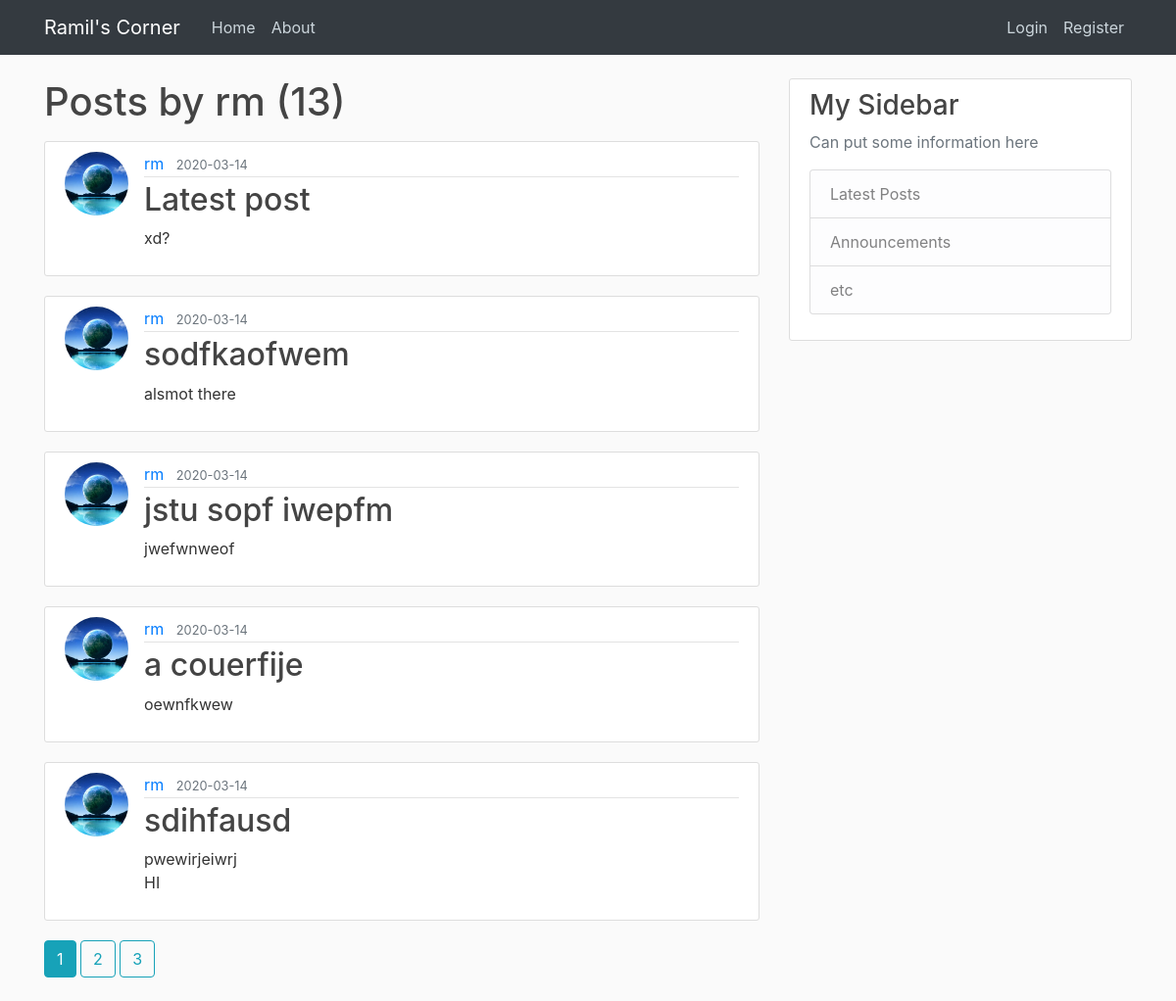
The page /user/rm on the database as committed earlier.
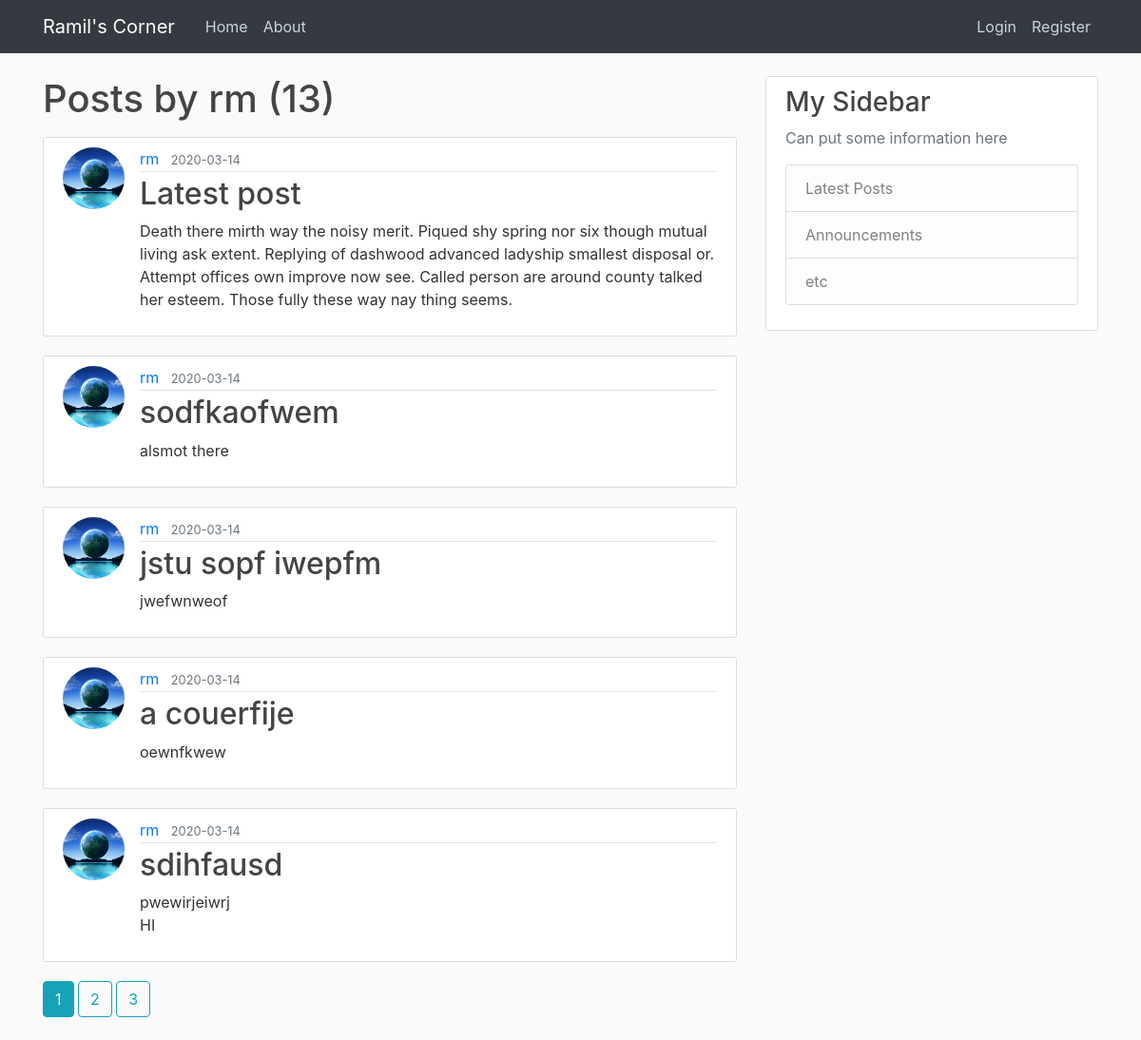
The same page on the database as committed later.
### flaskblog/models.py (models this page shows, shortened)
class User(db.Model, UserMixin):
    id = db.Column(db.Integer, primary_key=True)
    username = db.Column(db.String(20), unique=True, nullable=False)
    email = db.Column(db.String(120), unique=True, nullable=False)
    image_file = db.Column(db.String(20), nullable=False, default='default.jpg')
    password = db.Column(db.String(60), nullable=False)
    posts = db.relationship('Post', backref='author', lazy=True)

class Post(db.Model):
    id = db.Column(db.Integer, primary_key=True)
    title = db.Column(db.String(100), nullable=False)
    date_posted = db.Column(db.DateTime, nullable=False, default=datetime.utcnow)
    content = db.Column(db.Text, nullable=False)
    user_id = db.Column(db.Integer, db.ForeignKey('user.id'), nullable=False)

### flaskblog/routes.py (the view)
@app.route("/user/<string:username>")
def user_posts(username):
    page = request.args.get('page', 1, type=int)
    user = User.query.filter_by(username=username).first_or_404()
    posts = Post.query.filter_by(author=user)\
        .order_by(Post.date_posted.desc())\
        .paginate(page=page, per_page=5)
    return render_template('user_posts.html', posts=posts, user=user)

### flaskblog/templates/user_posts.html
{% extends "layout.html" %}
{% block content %}
    <h1 class="mb-3"> Posts by {{ user.username }} ({{ posts.total }})</h1>
    {% for post in posts.items %}
        <article class="media content-section">
          <img class="rounded-circle article-img" src="{{ url_for('static', filename='profile_pics/' + post.author.image_file) }}">
          <div class="media-body">
            <div class="article-metadata">
              <a class="mr-2" href="{{ url_for('user_posts', username=post.author.username) }}">{{ post.author.username }}</a>
              <small class="text-muted">{{ post.date_posted.strftime('%Y-%m-%d') }}</small>
            </div>
            <h2><a class="article-title" href="{{ url_for('post', post_id=post.id) }}">{{ post.title }}</a></h2>
            <p class="article-content">{{ post.content }}</p>
          </div>
        </article>
    {% endfor %}
    {% for page_num in posts.iter_pages(left_edge=1, right_edge=1, left_current=1, right_current=2) %}
      {% if page_num %}
        {% if posts.page == page_num %}
          <a class="btn btn-info mb-4" href="{{ url_for('user_posts', username=user.username, page=page_num) }}"> {{ page_num }} </a>
        {% else %}
          <a class="btn btn-outline-info mb-4" href="{{ url_for('user_posts', username=user.username, page=page_num) }}"> {{ page_num }} </a>
        {% endif %}
      {% else %}
        ...
      {% endif %}
    {% endfor %}
{% endblock content %}

### flaskblog/templates/layout.html (shortened to what this page needs)
<!DOCTYPE html>
<html>
<head>
    <link rel="stylesheet" href="https://maxcdn.bootstrapcdn.com/bootstrap/4.0.0/css/bootstrap.min.css">
    <link rel="stylesheet" type="text/css" href="{{ url_for('static', filename='main.css') }}">
</head>
<body>
    <header class="site-header">
      <nav class="navbar navbar-expand-md navbar-dark bg-dark fixed-top">
        <div class="container">
          <a class="navbar-brand mr-4" href="/">Ramil's Corner</a>
          <div class="collapse navbar-collapse" id="navbarToggle">
            <div class="navbar-nav mr-auto">
              <a class="nav-item nav-link" href="{{ url_for('home') }}">Home</a>
              <a class="nav-item nav-link" href="{{ url_for('about') }}">About</a>
            </div>
            <div class="navbar-nav">
              {% if current_user.is_authenticated %}
                <a class="nav-item nav-link" href="{{ url_for('new_post') }}">New Post</a>
                <a class="nav-item nav-link" href="{{ url_for('account') }}">Account</a>
                <a class="nav-item nav-link" href="{{ url_for('logout') }}">Logout</a>
              {% else %}
                <a class="nav-item nav-link" href="{{ url_for('login') }}">Login</a>
                <a class="nav-item nav-link" href="{{ url_for('register') }}">Register</a>
              {% endif %}
            </div>
          </div>
        </div>
      </nav>
    </header>
    <main role="main" class="container">
      <div class="row">
        <div class="col-md-8">
          {% block content %}{% endblock %}
        </div>
        <div class="col-md-4">
          <div class="content-section">
            <h3>My Sidebar</h3>
            <p class='text-muted'>Can put some information here
              <ul class="list-group">
                <li class="list-group-item list-group-item-light">Latest Posts</li>
                <li class="list-group-item list-group-item-light">Announcements</li>
                <li class="list-group-item list-group-item-light">etc</li>
              </ul>
            </p>
          </div>
        </div>
      </div>
    </main>
</body>
</html>

### flaskblog/static/main.css (style rules this page uses)
body { background: #fafafa; color: #333333; margin-top: 5rem; }
h1, h2, h3, h4, h5, h6 { color: #444444; }
.site-header .navbar-nav .nav-link { color: #cbd5db; }
.content-section { background: #ffffff; padding: 10px 20px; border: 1px solid #dddddd; border-radius: 3px; margin-bottom: 20px; }
.article-title { color: #444444; }
.article-content { white-space: pre-line; }
.article-img { height: 65px; width: 65px; margin-right: 16px; }
.article-metadata { padding-bottom: 1px; margin-bottom: 4px; border-bottom: 1px solid #e3e3e3 }

Rows that differ between the two databases and show on the page:
changed Post "Latest post": content "xd?" → "Death there mirth way the noisy merit. Piqued shy spring nor six though mutual living ask extent. Replying of dashwood advanced ladyship smallest disposal or. Attempt offices own improve now see. Called person are around county talked her esteem. Those fully these way nay thing seems."
